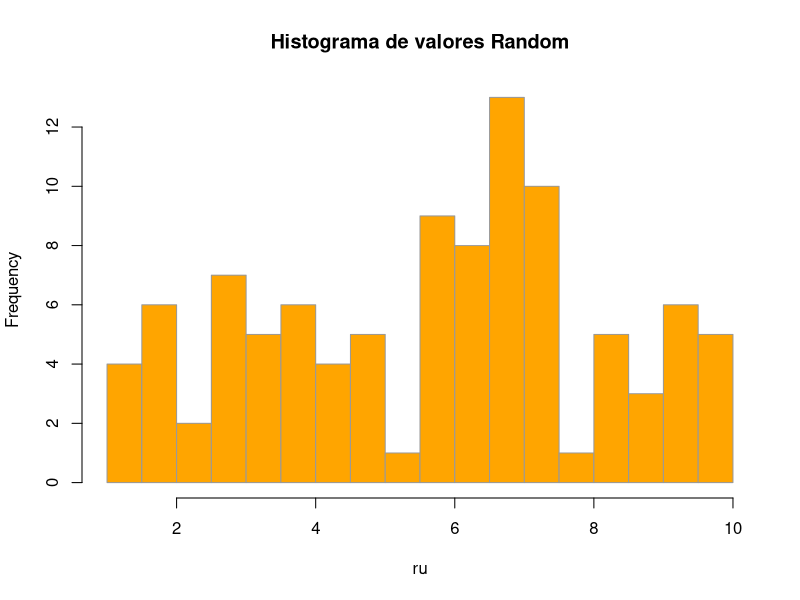

Write R code to recreate this figure.
## ---- chunk 1
# La asignación en R son válidos 2 métodos '<-' o '='
x <- 7 # Definir variable (escalar) x que sea igual a 7
x # Mostrar que es x

y <- 3 + 2 * x # Crear y como funcion de x 
y
class(y)
## ---- chunk 2
ru <- runif(n = 100, min = 1, max = 10)
ru
## ---- chunk 3
hist(ru, breaks = 20, col = "orange", border = "gray60", 
     main = "Histograma de valores Random")
## ---- chunk 4
sample.int(n = 6, size = 10, replace = T)

## ---- chunk 5
ch <- "Chile" # Definir variable (objeto) ch que sea la palabra "Chile"
sn <- "Santiago"
ch # Mostrar ch
sn
## ---- chunk 6
ch <- "Chile" # Definir variable (objeto) ch que sea la palabra "Chile"
sn <- "Santiago"
union <- paste(sn,ch, sep = ", ")
union

## ---- chunk 7
union <- paste("Provincia de ", sn,ch, sep = ", ")
union

union0 <- paste0("Provincia de ", sn, ", ", ch)
union0
## ---- chunk 8
av <- "Av. Apoquindo"
comuna <- "comuna de Las Condes"
calle <- paste(av, comuna, union0, sep = ", ")
calle
# reemplazar Av. por Avenida
calle_new <- gsub(pattern = "Av.", replacement = "Avenida", x = calle)
calle_new
## ---- chunk 9
vec <-  c(4, 3, 1, 5, 8, 16)
vec
class(vec)
str(vec)
## ---- chunk 10
# EL primer índice en R es 1 (en otros lenguajes de programación es 0)
vec[3]

## ---- chunk 11
vec[vec >= 4]
## ---- chunk 12
vec[vec %in% c(3, 8, 7, 29)]
## ---- chunk 13
vec[!vec <= 3]
## ---- chunk 14
vec2  <-  c(7, 10, 1)
vec + vec2
## ---- chunk 15
lista <-  list(1, 2, 3, "cosa", x, y)
lista
str(lista)
## ---- chunk 16
#Tambien se puede seleccionar parte de una lista, usando el doble corchete:
lista[[3]]

## ---- chunk 17
n <- matrix(c(1.3, 2.8, 3.5, 6.4, 5.3, 6.2, 7, 4.5, 2.4, 6.3, 5.6, 5.3, 6.6, 7, 4.3),
  nrow = 5, ncol = 3, byrow = TRUE)
n
## ---- chunk 18
n[1,2]
## ---- chunk 19
n[,3]
## ---- chunk 20
df<- as.data.frame(n)
df
## ---- chunk 21
names(df)<- c("control_1","control_2","examen")
df
## ---- chunk 22
df$alumno <- c("Sofia","Tomas","Luciano","Julian","Gabriela")
df
## ---- chunk 23
df$promedio_final <-  0.3*df$control_1 + 0.3*df$control_2 + 0.4*df$examen
df
